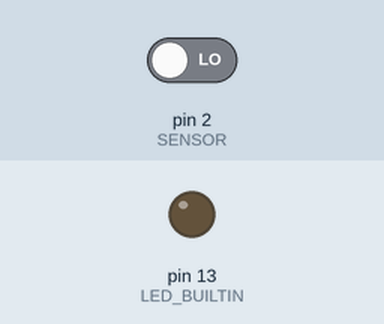
This sketch was run on a simulated Arduino Uno, built with avr-gcc and run on an emulated ATmega328P. On the bench: output pins drawn as LEDs (lit = HIGH). The test bench sets the inputs (shaded band); at power-on: pin 2 (SENSOR) LOW.

Above: at 1.2 s.
1.3 s: pin 2 (SENSOR) driven HIGH
At 2.5 s:
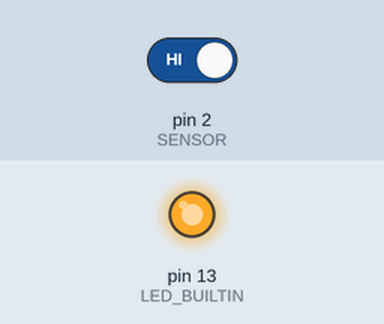
2.8 s: pin 2 (SENSOR) driven LOW
At 3.6 s:
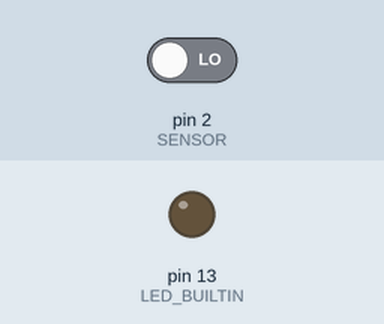
Timing chart, 0 to 5.8 s (numbered marks = the images above; inputs shaded):
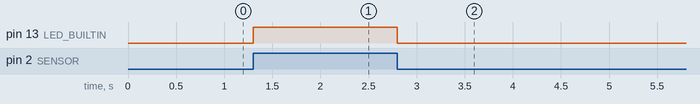

Measured:
- after the input at 1.3 s, pin 13 (LED_BUILTIN): LOW → HIGH at once
- after the input at 2.8 s, pin 13 (LED_BUILTIN): HIGH → LOW at once

The sketch:

PIR_sensor.ino
```cpp
int SENSOR = 2;
int val = 0;

void setup() {
  pinMode(LED_BUILTIN, OUTPUT);
  pinMode(SENSOR, INPUT);
}

void loop() {
  val = digitalRead(SENSOR);
  if (val == HIGH) {
    digitalWrite(LED_BUILTIN, HIGH);
    //delay(100);
  }
  else {
    digitalWrite(LED_BUILTIN, LOW);
    //delay(200);
  }
}
```
